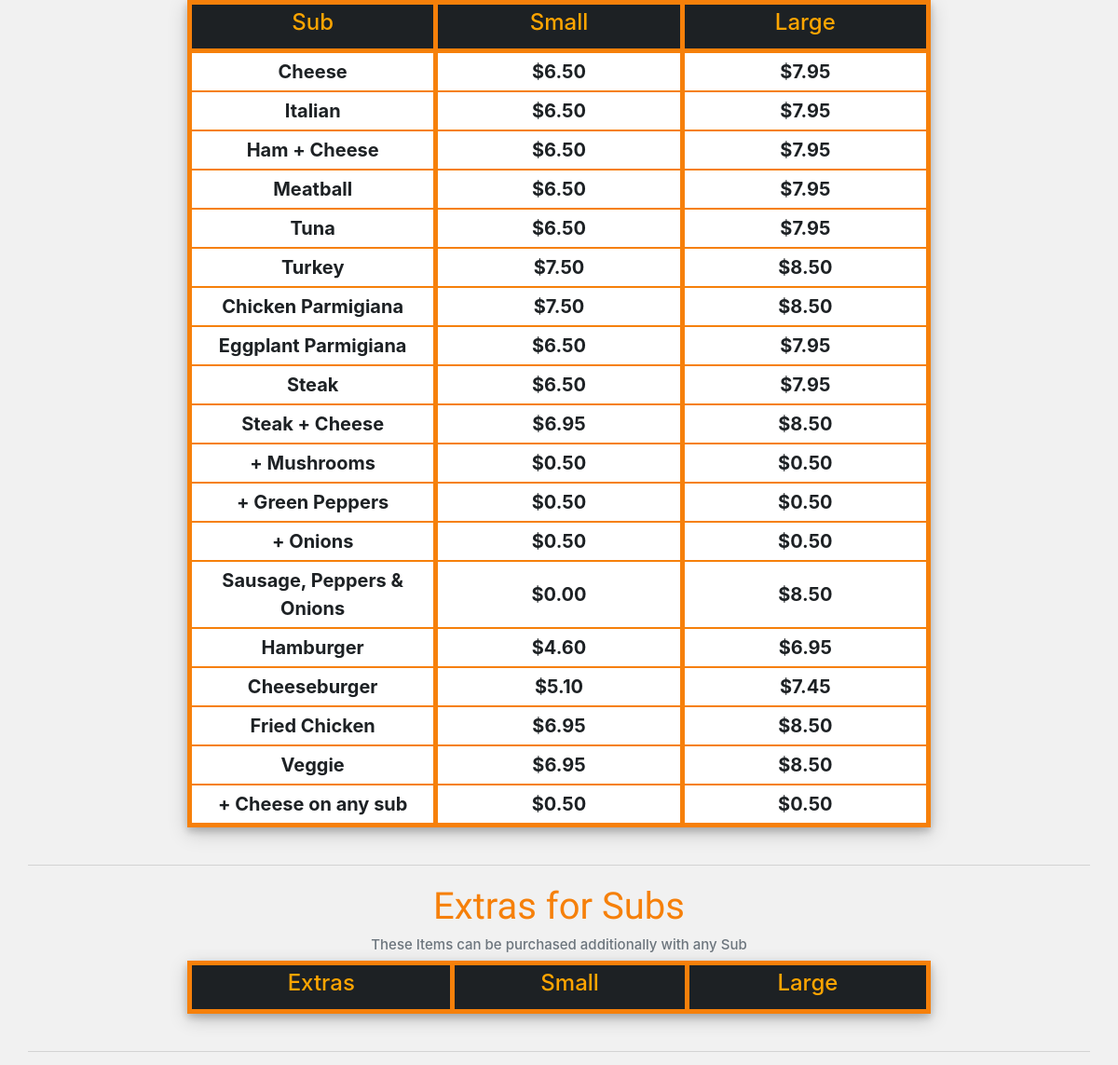
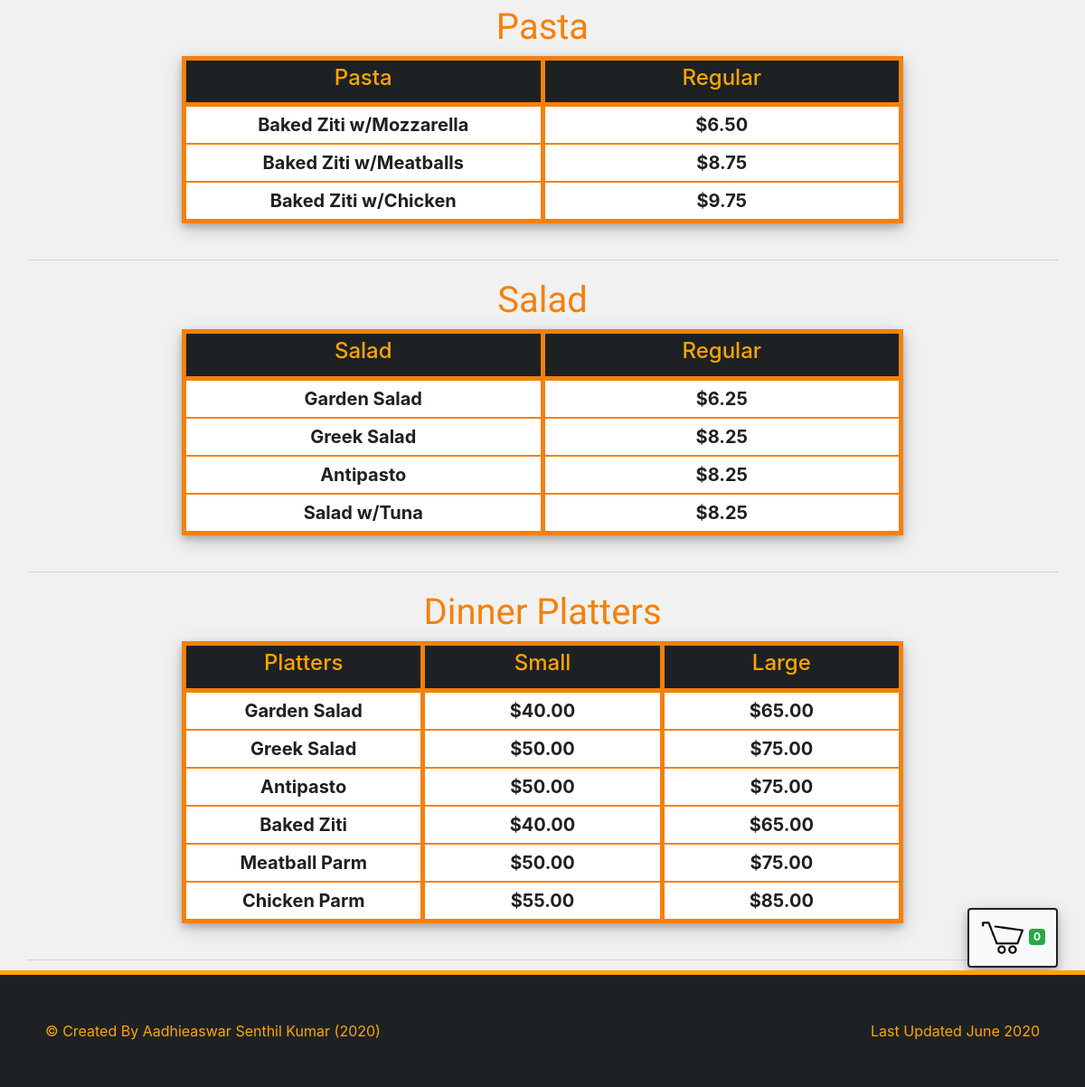
Page / (signed in, lower part) on the earlier database version (2 pictures, top to bottom).
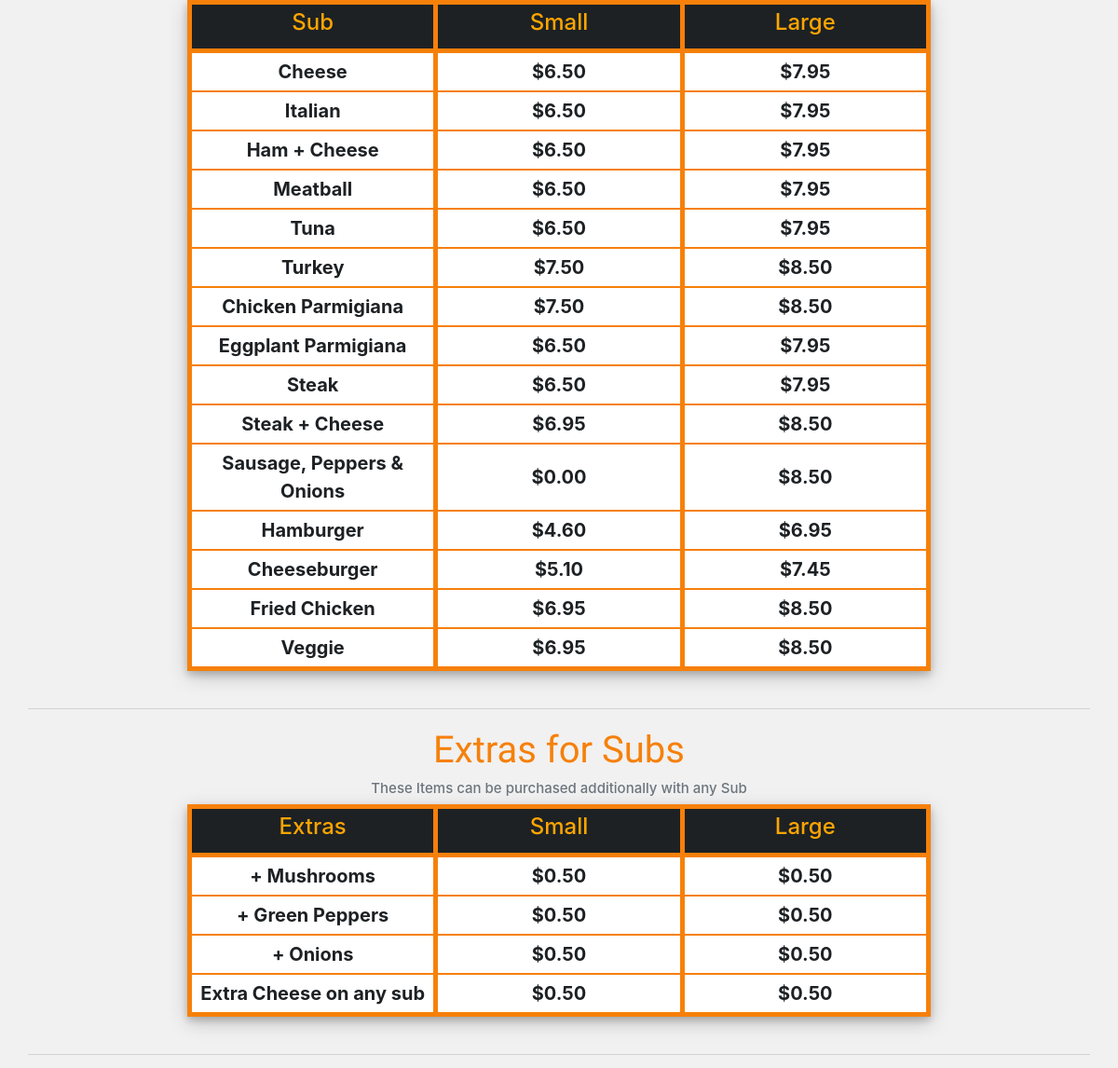
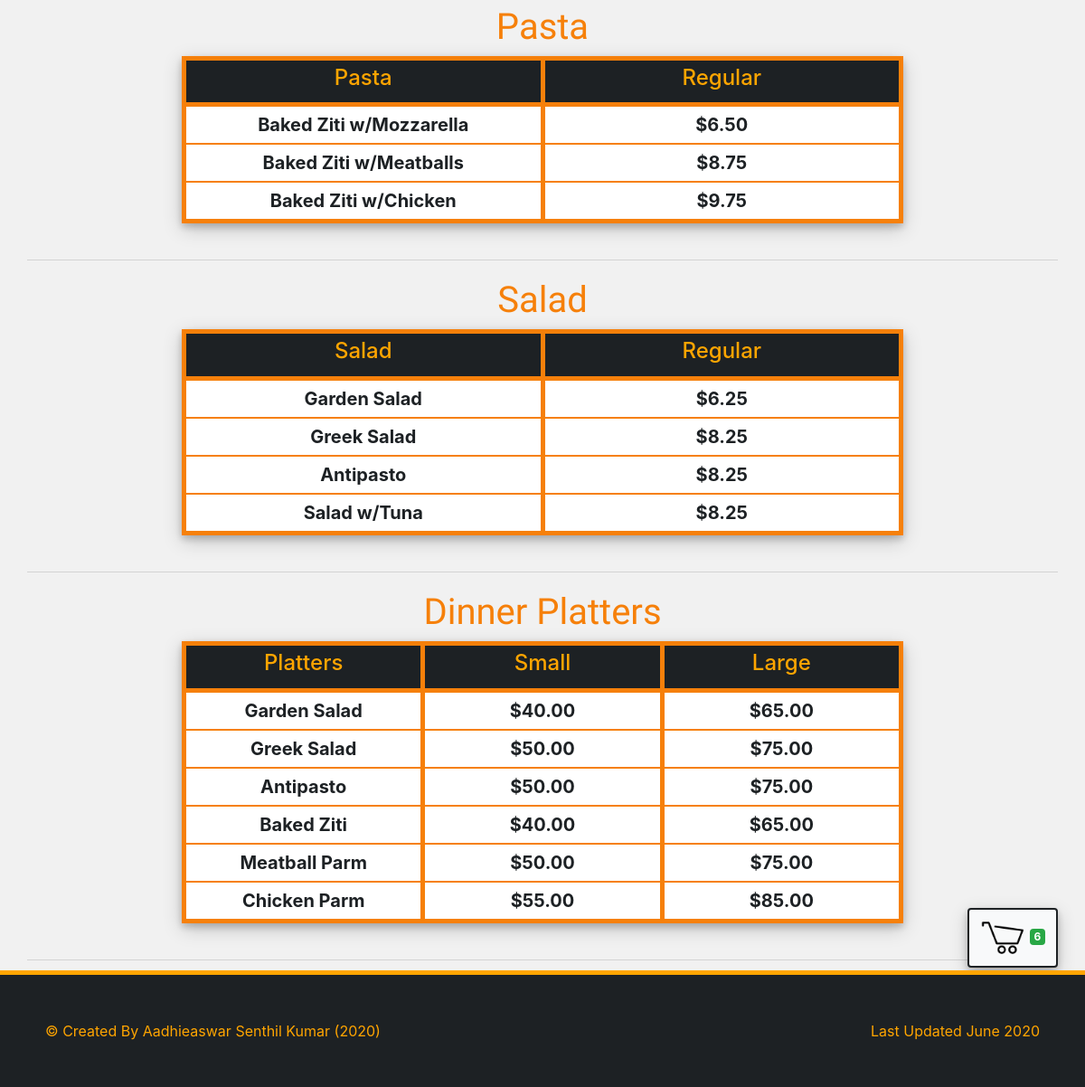
Same page on the later database version (2 pictures, top to bottom).
### orders/models.py (models this page shows, shortened)
class Sub(models.Model):
    sub = models.CharField(max_length = 64)
    small = models.DecimalField(max_digits = 4, decimal_places = 2)
    large = models.DecimalField(max_digits = 4, decimal_places = 2)
    def __str__(self):
        return f"{self.sub} sub - Small: ${self.small} - Large: ${self.large}"

class Pasta(models.Model):
    pasta = models.CharField(max_length = 64)
    cost = models.DecimalField(max_digits = 4, decimal_places = 2)
    def __str__(self):
        return f"{self.pasta} - ${self.cost}"

class Salad(models.Model):
    salad = models.CharField(max_length = 64)
    cost = models.DecimalField(max_digits = 4, decimal_places = 2)
    def __str__(self):
        return f"{self.salad} - ${self.cost}"

class DinnerPlatter(models.Model):
    platter = models.CharField(max_length = 64)
    small = models.DecimalField(max_digits = 4, decimal_places = 2)
    large = models.DecimalField(max_digits = 4, decimal_places = 2)
    def __str__(self):
        return f"{self.platter} - Small: ${self.small} - Large: ${self.large}"

class SubAdditional(models.Model):
    item = models.CharField(max_length = 64)
    small = models.DecimalField(max_digits = 4, decimal_places = 2)
    large = models.DecimalField(max_digits = 4, decimal_places = 2)

### orders/views.py (the view)
# urls.py: path("", views.index, name="home"),
def index(request):
    if request.session.get("user") is not None:
        user = "Welcome " + request.session["user"] + "!"
        count = Cart.objects.filter(Q(customer=request.user)).count()
    else:
        user = ""
        count = 0
    if (count == 0):
        count_message = "Your cart is empty"
    else:
        count_message = f"You have {count} item(s) in your cart"
    context = {
    'msg': user,
    'pizzas': Menu['pizza'],
    'subs': Menu['sub'],
    'pastas': Menu['pasta'],
    'dinner_platters': Menu['dinnerplatter'],
    'salads': Menu['salad'],
    'toppings': Menu['topping'],
    'sub_add': Menu['SubAdd'],
    'count': count,
    'count_message': count_message,
    }
    return render(request, "orders/index.html", context)

### orders/models.py (called while the page is built)
    def __str__(self):
        return f"{self.type} {self.pizza} pizza - Small: ${self.small} - Large: ${self.large}"

    def __str__(self):
        return f"{self.topping}"

### orders/templates/orders/index.html (shortened to what the changed rows need)
{% extends "orders/base.html" %}
{% load static %}
{% block body %}
<div style="text-align: center; width: 100%; margin-top: 20px; margin-bottom: 40px;">
    <div class="card-ul">
        <table class="table-cus">
            <tr>
                <th class="table-head">
                    <h4>Sub</h4>
                </th>
                <th class="table-head">
                    <h4>Small</h4>
                </th>
                <th class="table-head end">
                    <h4>Large</h4>
                </th>
            </tr>
            {% for sub in subs %}
            <tr title="{{ sub }}" data-item="{{ sub.id }}" data-type="Sub" class="center hover-style cart-add">
                <td class="card-li">{{ sub.sub }}</td>
                <td class="card-li">${{ sub.small }}</td>
                <td class="card-li end">${{ sub.large }}</td>
            </tr>
            {% endfor %}
        </table>
    </div>
    <div class="card-ul">
        <table class="table-cus">
            <h1 class="center menu-head" id="subs"> Extras for Subs </h1>
            <tr>
                <th class="table-head">
                    <h4>Extras</h4>
                </th>
                <th class="table-head">
                    <h4>Small</h4>
                </th>
                <th class="table-head end">
                    <h4>Large</h4>
                </th>
            </tr>
            {% for add in sub_add %}
            <tr title="{{ sub }}" data-item="{{ sub.id }}" data-type="Sub" class="center hover-style cart-add">
                <td class="card-li">{{ add.item }}</td>
                <td class="card-li">${{ add.small }}</td>
                <td class="card-li end">${{ add.large }}</td>
            </tr>
            {% endfor %}
        </table>
    </div>
    <div class="card-ul">
        <table class="table-cus">
            <h1 class="center menu-head" id="pastas"> Pasta </h1>
            <tr>
                <th class="table-head">
                    <h4>Pasta</h4>
                </th>
                <th class="table-head end">
                    <h4>Regular</h4>
                </th>
            </tr>
            {% for pasta in pastas %}
            <tr title="{{ pasta }}" data-item="{{ pasta.id }}" data-type="Pasta" class="center hover-style cart-add">
                <td class="card-li">{{ pasta.pasta }}</td>
                <td class="card-li end">${{ pasta.cost }}</td>
            </tr>
            {% endfor %}
        </table>
    </div>
    <div class="card-ul">
        <table class="table-cus">
            <h1 class="center menu-head" id="salads"> Salad </h1>
            <tr>
                <th class="table-head">
                    <h4>Salad</h4>
                </th>
                <th class="table-head end">
                    <h4>Regular</h4>
                </th>
            </tr>
            {% for salad in salads %}
            <tr title="{{ salad }}" data-item={{salad.id}} data-type="Salad" class="center hover-style cart-add">
                <td class="card-li">{{ salad.salad }}</td>
                <td class="card-li end">${{ salad.cost }}</td>
            </tr>
            {% endfor %}
        </table>
    </div>
    <div class="card-ul">
        <table class="table-cus">
            <h1 class="center menu-head" id="DPs"> Dinner Platters </h1>
            <tr>
                <th class="table-head">
                    <h4>Platters</h4>
                </th>
                <th class="table-head">
                    <h4>Small</h4>
                </th>
                <th class="table-head end">
                    <h4>Large</h4>
                </th>
            </tr>
            {% for DP in dinner_platters %}
            <tr title="{{ DP }}" data-item="{{ DP.id }}" data-type="DinnerPlatter" class="center hover-style cart-add">
                <td class="card-li">{{ DP.platter }}</td>
                <td class="card-li">${{ DP.small }}</td>
                <td class="card-li end">${{ DP.large }}</td>
            </tr>
            {% endfor %}
        </table>
    </div>
</div>
{% if request.user.is_authenticated %}
<div class="right" style="display: flex;">
    <a title="{{ count_message }}" href="{% url 'cart' %}" class="btn btn-light black-bor box-shadow" id="order">
        <img src="{% static 'images/Shopping_Cart.png' %}" class="order-btn">
        <span class="badge badge-success">{{ count }}</span>
    </a>
</div>
{% endif %}
{% endblock %}

Differences in the rows shown:
removed Sub: sub "+ Mushrooms", small "0.50", large "0.50"
removed Sub: sub "+ Green Peppers", small "0.50", large "0.50"
removed Sub: sub "+ Onions", small "0.50", large "0.50"
removed Sub: sub "+ Cheese on any sub", small "0.50", large "0.50"
added SubAdditional: item "+ Mushrooms", small "0.50", large "0.50"
added SubAdditional: item "+ Green Peppers", small "0.50", large "0.50"
added SubAdditional: item "+ Onions", small "0.50", large "0.50"
added SubAdditional: item "Extra Cheese on any sub", small "0.50", large "0.50"
Other differences:
{{ count }}: "0" → "6"
